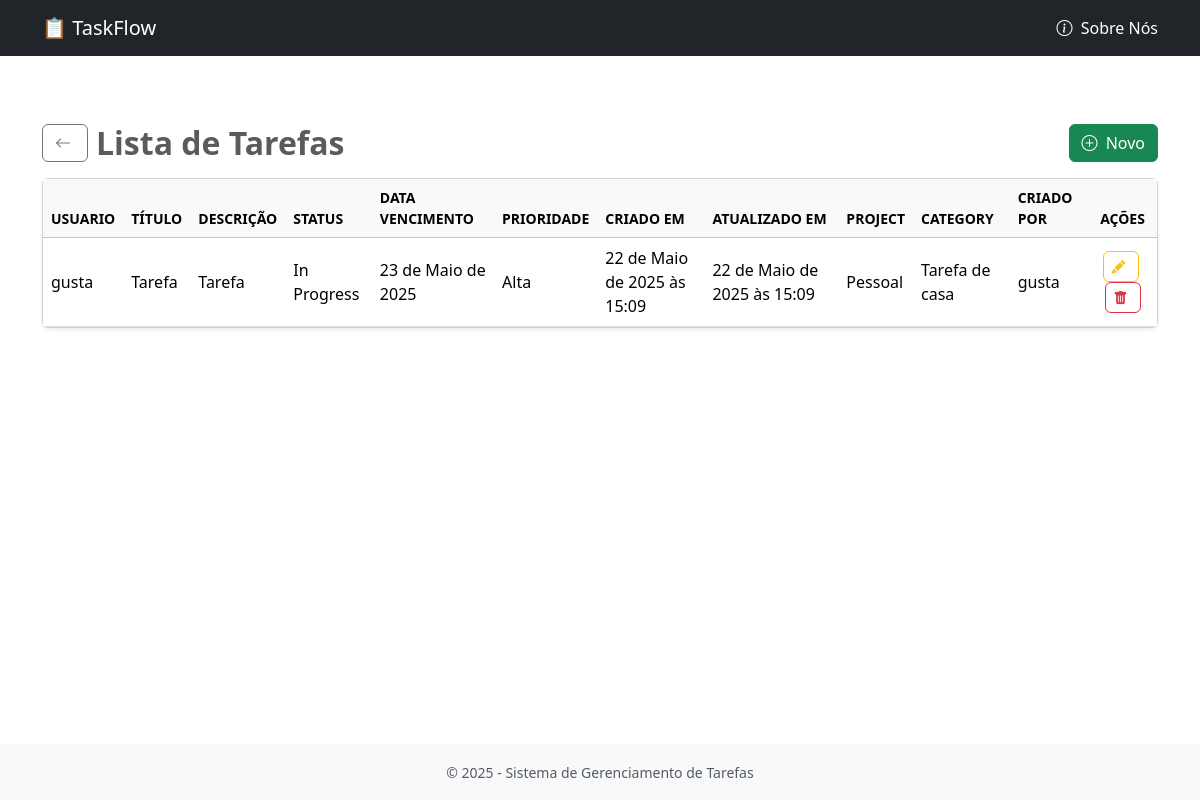
The app's page /agenda/listar/tarefas/ (signed in) with its own data.
### agenda/models.py (models this page shows, shortened)
class Task(models.Model):
    usuario = models.ForeignKey(User, on_delete=models.CASCADE, related_name="tarefas_usuario")
    title = models.CharField(max_length=50, verbose_name="título")
    description = models.CharField(max_length=200, verbose_name="descrição", blank=True)
    status = models.CharField(max_length=20, choices=TaskStatus.choices, default=TaskStatus.PENDING)
    due_date = models.DateField(verbose_name="data vencimento")
    priority = models.CharField(max_length=30, verbose_name="prioridade")
    created_at = models.DateTimeField(verbose_name="criado em", auto_now_add=True)
    updated_at = models.DateTimeField(verbose_name="atualizado em", auto_now=True)
    project = models.ForeignKey('Project', on_delete=models.PROTECT, related_name='tasks')
    category = models.ForeignKey('Category', on_delete=models.PROTECT, related_name='tasks')
    labels = models.ManyToManyField('Label', blank=True, related_name='tasks')
    criado_por = models.ForeignKey(User, on_delete=models.CASCADE, related_name="tarefas_criadas")

class Project(models.Model):
    name = models.CharField(max_length=50, verbose_name="nome")
    description = models.CharField(max_length=200, verbose_name="descrição", blank=True)
    created_at = models.DateTimeField(verbose_name="criado em", auto_now_add=True)
    updated_at = models.DateTimeField(verbose_name="atualizado em", auto_now=True)
    criado_por = models.ForeignKey(User, on_delete=models.CASCADE, related_name="projetos")
    def __str__(self):
        return f"{self.name}"

class Category(models.Model):
    name = models.CharField(max_length=50, verbose_name="nome")
    description = models.CharField(max_length=200, verbose_name="descrição", blank=True)
    criado_por = models.ForeignKey(User, on_delete=models.CASCADE)
    def __str__(self):
        return f"{self.name}"

### agenda/views.py (the view)
# urls.py: path("listar/tarefas/", TaskList.as_view(), name="listar-tarefas"),
class TaskList(LoginRequiredMixin, ListView):
    model = Task
    template_name = "agendas/lista.html"
    extra_context = {
        "titulo": "Lista de Tarefas",
        "campos": [
            {"name": f.name, "label": f.verbose_name.title()}
            for f in Task._meta.fields if f.name != "id"
        ],
        "model_name": "tarefa"
    }
    def get_queryset(self):
        return Task.objects.filter(usuario=self.request.user)

### agenda/templatetags/custom_tags.py (called while the page is built)
@register.filter
def get_attribute(obj, attr):
    return getattr(obj, attr, "")

### agenda/templates/agendas/lista.html (shortened to what this page needs)
{% extends "paginasweb/modelos/base.html" %}
{% load custom_tags %}
{% block header %}
<div class="d-flex justify-content-between align-items-center mt-4 mb-3">
    <div class="d-flex align-items-center gap-2">
        <a href="{% url 'index' %}" class="btn btn-outline-secondary" title="Voltar para o início">
            <i class="bi bi-arrow-left"></i>
        </a>
        <h2 class="fw-bold text-muted mb-0">{{ titulo }}</h2>
    </div>
    <a href="{% url 'cadastrar-'|add:model_name %}" class="btn btn-success">
        <i class="bi bi-plus-circle me-1"></i> Novo
    </a>
</div>
{% endblock %}
{% block conteudo %}
<div class="card shadow-sm mb-5">
    <div class="card-body p-0">
        <div class="table-responsive">
            <table class="table table-hover align-middle mb-0">
                <thead class="table-light">
                    <tr>
                        {% for campo in campos %}
                            <th class="text-uppercase small fw-bold">{{ campo.label }}</th>
                        {% endfor %}
                        <th class="text-center text-uppercase small fw-bold">Ações</th>
                    </tr>
                </thead>
                <tbody>
                    {% for obj in object_list %}
                        <tr>
                            {% for campo in campos %}
                                <td>{{ obj|get_attribute:campo.name }}</td>
                            {% endfor %}
                            <td class="text-center">
                                <a href="{% url 'editar-'|add:model_name obj.pk %}" class="btn btn-sm btn-outline-warning me-1" title="Editar">
                                    <i class="bi bi-pencil-fill"></i>
                                </a>
                                <button class="btn btn-sm btn-outline-danger" data-bs-toggle="modal" data-bs-target="#modalExcluir{{ obj.pk }}" title="Excluir">
                                    <i class="bi bi-trash-fill"></i>
                                </button>
                            </td>
                        </tr>
                    {% empty %}
                        <tr>
                            <td colspan="{{ campos|length|add:'1' }}" class="text-center text-muted">Nenhum item encontrado.</td>
                        </tr>
                    {% endfor %}
                </tbody>
            </table>
        </div>
    </div>
</div>
{% endblock %}

### static/css/estilo.css (style rules this page uses)
* { padding: 0%; }
.btn { border-radius: 0.375rem; font-weight: 500; }
.btn i { margin-right: 4px; }
html, body { height: 100%; margin: 0; }

### records on screen
Task: campos "gusta" "Tarefa" "Tarefa" "In Progress" "23 de Maio de 2025" "Alta" "22 de Maio de 2025 às 15:09" "22 de Maio de 2025 às 15:09" "Pessoal" "Tarefa de casa" "gusta"

### other values on screen
{{ titulo }} "Lista de Tarefas"
{{ campo.label }} "USUARIO" "TÍTULO" "DESCRIÇÃO" "STATUS" "DATA VENCIMENTO" "PRIORIDADE" "CRIADO EM" "ATUALIZADO EM" "PROJECT" "CATEGORY" "CRIADO POR"
